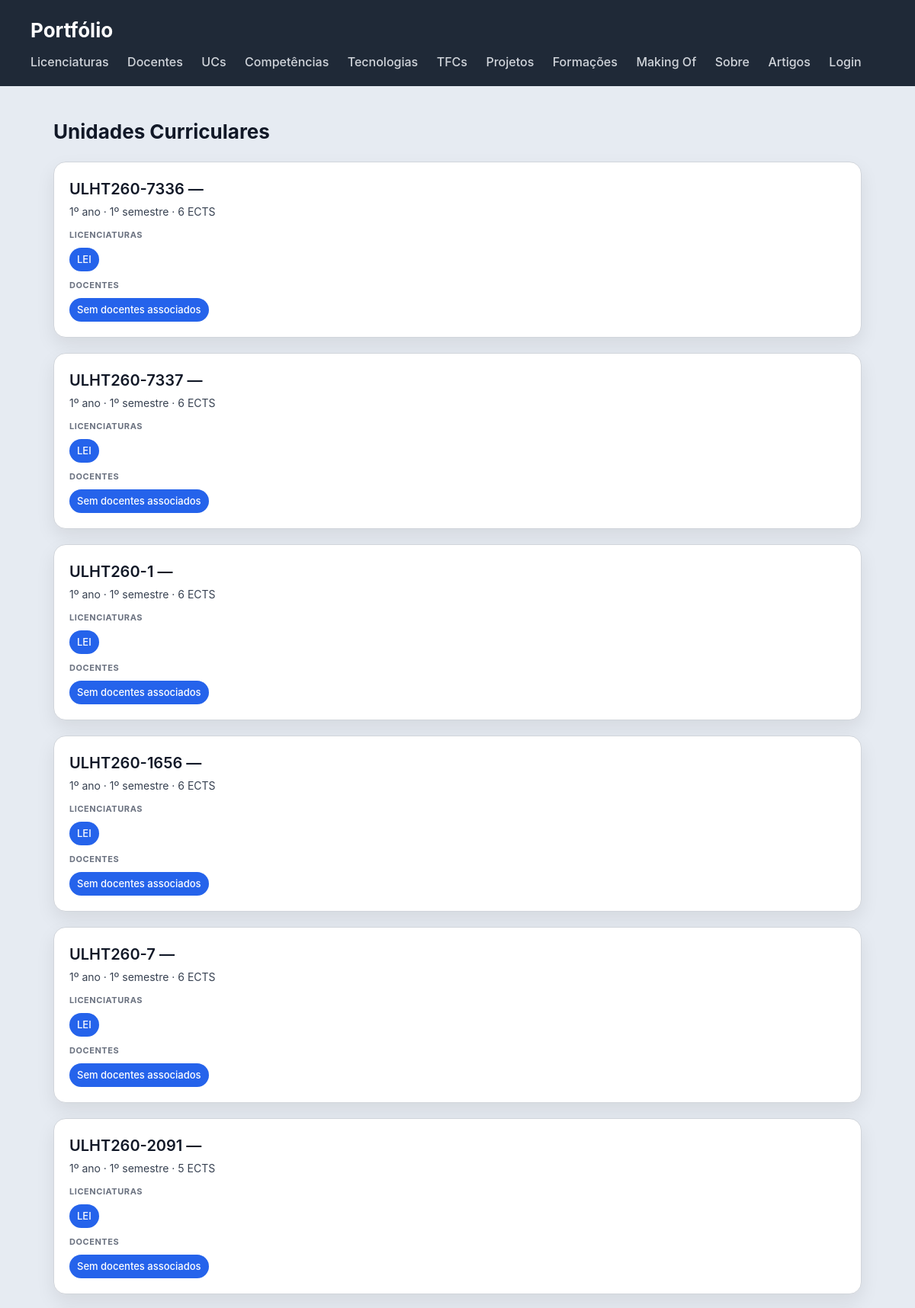
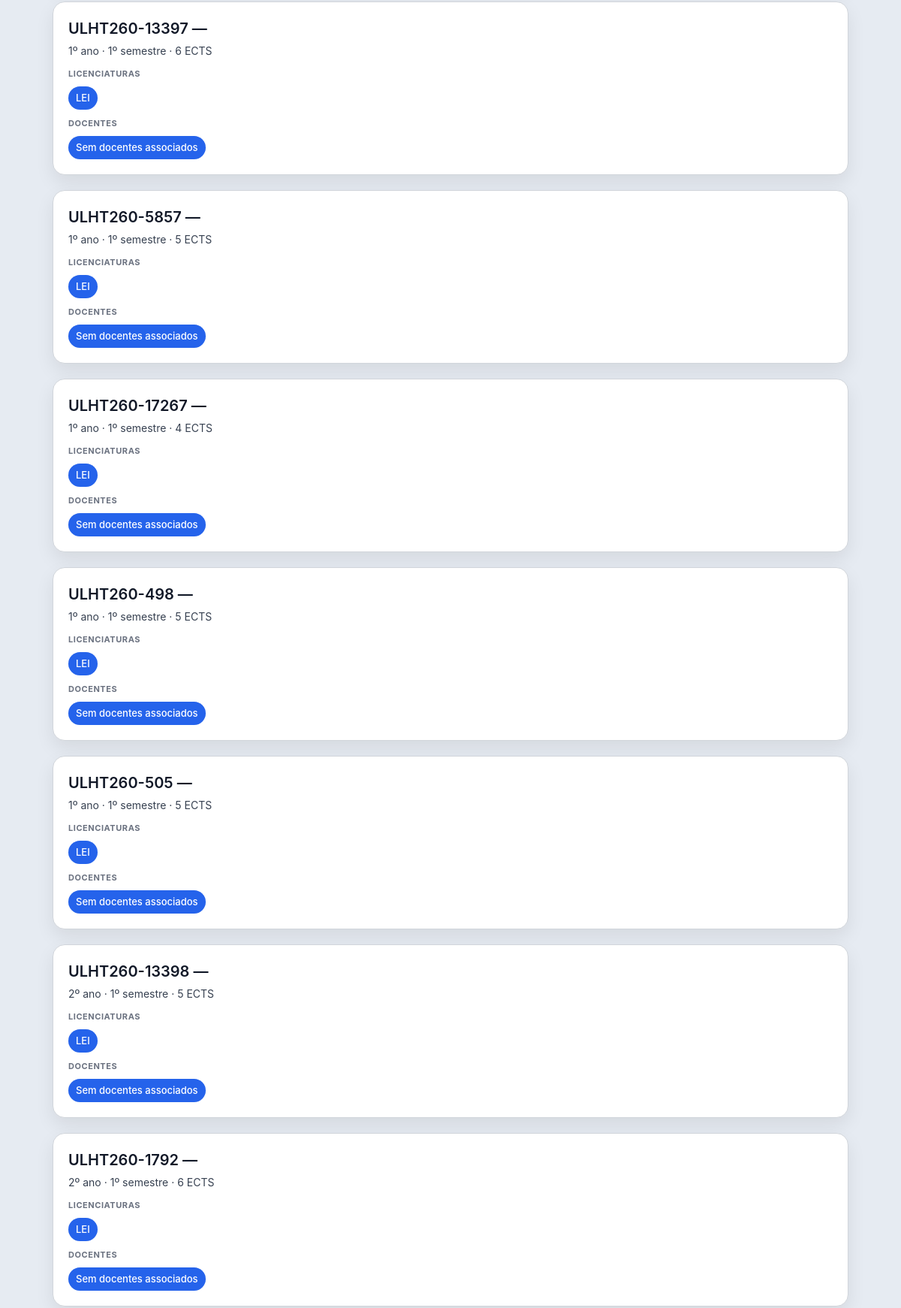
/portfolio/ucs/ (upper part), run on the app's committed database (2 pictures, top to bottom).
### portfolio/models.py (models this page shows, shortened)
class UnidadeCurricular(models.Model):
    nome = models.CharField(max_length=200)
    codigo = models.CharField(max_length=20)
    ano = models.IntegerField()
    semestre = models.IntegerField()
    ects = models.IntegerField()
    descricao = models.TextField()
    imagem = models.ImageField(upload_to='ucs/', blank=True)
    link_pagina = models.URLField(blank=True)
    licenciaturas = models.ManyToManyField(Licenciatura, related_name='unidades_curriculares')
    docentes = models.ManyToManyField(Docente, related_name='unidades_curriculares', blank=True)

class Licenciatura(models.Model):
    nome = models.CharField(max_length=200)
    sigla = models.CharField(max_length=10)
    instituicao = models.CharField(max_length=200)
    descricao = models.TextField()
    duracao_anos = models.IntegerField()
    total_ects = models.IntegerField()
    link_oficial = models.URLField(blank=True)
    imagem = models.ImageField(upload_to='licenciaturas/', blank=True)

### portfolio/views.py (the view)
# urls.py: path('ucs/', views.ucs_view, name="ucs"),
def ucs_view(request):
    ucs = (UnidadeCurricular.objects.prefetch_related('licenciaturas', 'docentes').all())
    return render(request, 'portfolio/ucs.html', {'ucs': ucs})

### accounts/context_processors.py (called while the page is built)
def is_gestor_portfolio(request):
    context = {'is_gestor': False, 'is_autor': False}
    if request.user.is_authenticated:
        context['is_gestor'] = request.user.groups.filter(name='gestor-portfolio').exists()
        context['is_autor'] = request.user.groups.filter(name='autores').exists()
    return context

### portfolio/templates/portfolio/ucs.html (shortened to what this page needs)
{% extends "portfolio/base.html" %}
{% block content %}
<h2>Unidades Curriculares</h2>
<section>
    {% for uc in ucs %}
    <article>
        <header>
            <h3>{{ uc.codigo }} — {{ uc.nome }}</h3>
            <p>{{ uc.ano }}º ano · {{ uc.semestre }}º semestre · {{ uc.ects }} ECTS</p>
        </header>
        <section>
            <h4>Licenciaturas</h4>
            <ul>
                {% for lic in uc.licenciaturas.all %}
                    <li>{{ lic.sigla }}</li>
                {% empty %}
                    <li>Sem licenciaturas associadas</li>
                {% endfor %}
            </ul>
        </section>
        <section>
            <h4>Docentes</h4>
            <ul>
                {% for d in uc.docentes.all %}
                    <li>{{ d.nome }}</li>
                {% empty %}
                    <li>Sem docentes associados</li>
                {% endfor %}
            </ul>
        </section>
    </article>
    {% endfor %}
</section>
{% endblock %}

### portfolio/static/portfolio/styles.css (style rules this page uses)
* { box-sizing: border-box; margin: 0; padding: 0; }
body { font-family: "Inter", "Segoe UI", system-ui, -apple-system, sans-serif; background: #e6ebf2; color: #111827; line-height: 1.5; }
h2 { margin-bottom: 20px; font-size: 26px; }
section > article { background: white; padding: 20px; border-radius: 16px; border: 1px solid #d1d5db; box-shadow: 0 10px 25px rgba(0,0,0,0.08); transition: all 0.25s ease; margin-bottom: 20px; }
article > header { margin-bottom: 12px; }
article > header > h3 { font-size: 20px; font-weight: 600; margin-bottom: 4px; }
article > header > p { font-size: 14px; color: #374151; }
article > section { margin-top: 10px; }
article > section > h4 { font-size: 11px; text-transform: uppercase; color: #6b7280; margin-bottom: 8px; letter-spacing: 0.05em; }
article > section > ul { list-style: none; display: flex; flex-wrap: wrap; gap: 8px; }
article > section > ul > li { background: #2563eb; color: white; padding: 6px 10px; border-radius: 999px; font-size: 13px; font-weight: 500; }

### data on the page
UnidadeCurricular: codigo "ULHT260-7336", ano "1", semestre "1", ects "6"
Licenciatura: sigla "LEI"
UnidadeCurricular: codigo "ULHT260-7337", ano "1", semestre "1", ects "6"
UnidadeCurricular: codigo "ULHT260-1", ano "1", semestre "1", ects "6"
UnidadeCurricular: codigo "ULHT260-1656", ano "1", semestre "1", ects "6"
UnidadeCurricular: codigo "ULHT260-7", ano "1", semestre "1", ects "6"
UnidadeCurricular: codigo "ULHT260-2091", ano "1", semestre "1", ects "5"
UnidadeCurricular: codigo "ULHT260-13397", ano "1", semestre "1", ects "6"
UnidadeCurricular: codigo "ULHT260-5857", ano "1", semestre "1", ects "5"
UnidadeCurricular: codigo "ULHT260-17267", ano "1", semestre "1", ects "4"
UnidadeCurricular: codigo "ULHT260-498", ano "1", semestre "1", ects "5"
UnidadeCurricular: codigo "ULHT260-505", ano "1", semestre "1", ects "5"
UnidadeCurricular: codigo "ULHT260-13398", ano "2", semestre "1", ects "5"
UnidadeCurricular: codigo "ULHT260-1792", ano "2", semestre "1", ects "6"
